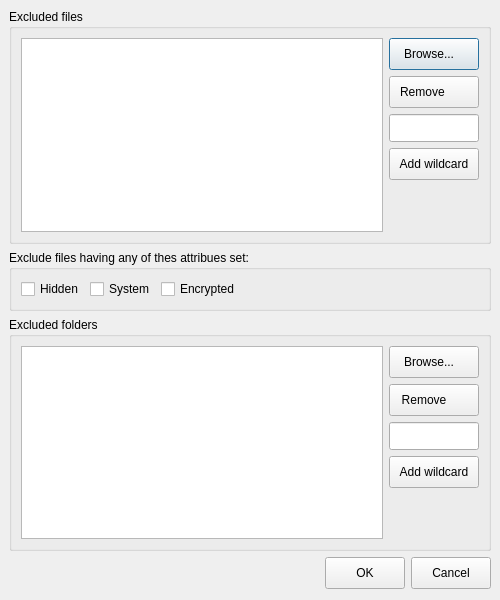
<?xml version="1.0" encoding="UTF-8"?>
<ui version="4.0">
 <class>DlgExclude</class>
 <widget class="QDialog" name="DlgExclude">
  <property name="geometry">
   <rect>
    <x>0</x>
    <y>0</y>
    <width>500</width>
    <height>600</height>
   </rect>
  </property>
  <property name="minimumSize">
   <size>
    <width>500</width>
    <height>600</height>
   </size>
  </property>
  <property name="windowTitle">
   <string>Excluded items</string>
  </property>
  <property name="windowIcon">
   <iconset>
    <normalon>:/img/UI/rsc/exclude.png</normalon>
   </iconset>
  </property>
  <property name="styleSheet">
   <string notr="true">font: 10pt &quot;Segoe UI Symbol&quot;;</string>
  </property>
  <layout class="QVBoxLayout" name="verticalLayout_3">
   <property name="leftMargin">
    <number>9</number>
   </property>
   <property name="topMargin">
    <number>9</number>
   </property>
   <property name="rightMargin">
    <number>9</number>
   </property>
   <item>
    <widget class="QGroupBox" name="groupBox">
     <property name="title">
      <string>Excluded files</string>
     </property>
     <layout class="QHBoxLayout" name="horizontalLayout" stretch="10,1">
      <item>
       <widget class="QListWidget" name="excludedFilesControl"/>
      </item>
      <item>
       <layout class="QVBoxLayout" name="verticalLayout">
        <item>
         <widget class="QPushButton" name="btnBrowseFile">
          <property name="minimumSize">
           <size>
            <width>90</width>
            <height>32</height>
           </size>
          </property>
          <property name="text">
           <string>Browse...   </string>
          </property>
          <property name="icon">
           <iconset>
            <normalon>:/img/UI/rsc/browse.png</normalon>
           </iconset>
          </property>
         </widget>
        </item>
        <item>
         <widget class="QPushButton" name="btnRemoveFile">
          <property name="minimumSize">
           <size>
            <width>0</width>
            <height>32</height>
           </size>
          </property>
          <property name="text">
           <string>Remove       </string>
          </property>
          <property name="icon">
           <iconset>
            <normalon>:/img/UI/rsc/cancel.png</normalon>
           </iconset>
          </property>
         </widget>
        </item>
        <item>
         <widget class="QLineEdit" name="txtFile">
          <property name="minimumSize">
           <size>
            <width>0</width>
            <height>28</height>
           </size>
          </property>
          <property name="maximumSize">
           <size>
            <width>16777215</width>
            <height>16777215</height>
           </size>
          </property>
         </widget>
        </item>
        <item>
         <widget class="QPushButton" name="btnFileWild">
          <property name="minimumSize">
           <size>
            <width>0</width>
            <height>32</height>
           </size>
          </property>
          <property name="text">
           <string>Add wildcard</string>
          </property>
          <property name="icon">
           <iconset>
            <normalon>:/img/UI/rsc/wildcard.png</normalon>
           </iconset>
          </property>
         </widget>
        </item>
        <item>
         <spacer name="verticalSpacer">
          <property name="orientation">
           <enum>Qt::Vertical</enum>
          </property>
          <property name="sizeHint" stdset="0">
           <size>
            <width>20</width>
            <height>40</height>
           </size>
          </property>
         </spacer>
        </item>
       </layout>
      </item>
     </layout>
    </widget>
   </item>
   <item>
    <widget class="QGroupBox" name="groupBox_2">
     <property name="minimumSize">
      <size>
       <width>0</width>
       <height>0</height>
      </size>
     </property>
     <property name="title">
      <string>Exclude files having any of thes attribues set:</string>
     </property>
     <layout class="QHBoxLayout" name="horizontalLayout_4">
      <item>
       <widget class="QCheckBox" name="chkH">
        <property name="text">
         <string>Hidden</string>
        </property>
       </widget>
      </item>
      <item>
       <widget class="QCheckBox" name="chkS">
        <property name="text">
         <string>System</string>
        </property>
       </widget>
      </item>
      <item>
       <widget class="QCheckBox" name="chkE">
        <property name="text">
         <string>Encrypted</string>
        </property>
       </widget>
      </item>
      <item>
       <spacer name="horizontalSpacer_2">
        <property name="orientation">
         <enum>Qt::Horizontal</enum>
        </property>
        <property name="sizeHint" stdset="0">
         <size>
          <width>232</width>
          <height>20</height>
         </size>
        </property>
       </spacer>
      </item>
     </layout>
    </widget>
   </item>
   <item>
    <widget class="QGroupBox" name="groupBox_3">
     <property name="title">
      <string>Excluded folders</string>
     </property>
     <layout class="QHBoxLayout" name="horizontalLayout_2" stretch="10,1">
      <item>
       <widget class="QListWidget" name="excludedFoldersControl"/>
      </item>
      <item>
       <layout class="QVBoxLayout" name="verticalLayout_2">
        <item>
         <widget class="QPushButton" name="btnBrowseFolder">
          <property name="minimumSize">
           <size>
            <width>90</width>
            <height>32</height>
           </size>
          </property>
          <property name="text">
           <string>Browse...   </string>
          </property>
          <property name="icon">
           <iconset>
            <normalon>:/img/UI/rsc/browse.png</normalon>
           </iconset>
          </property>
         </widget>
        </item>
        <item>
         <widget class="QPushButton" name="btnRemoveFolder">
          <property name="minimumSize">
           <size>
            <width>0</width>
            <height>32</height>
           </size>
          </property>
          <property name="text">
           <string>Remove      </string>
          </property>
          <property name="icon">
           <iconset>
            <normalon>:/img/UI/rsc/cancel.png</normalon>
           </iconset>
          </property>
         </widget>
        </item>
        <item>
         <widget class="QLineEdit" name="txtFolder">
          <property name="minimumSize">
           <size>
            <width>0</width>
            <height>28</height>
           </size>
          </property>
          <property name="maximumSize">
           <size>
            <width>16777215</width>
            <height>16777215</height>
           </size>
          </property>
         </widget>
        </item>
        <item>
         <widget class="QPushButton" name="btnFolderWild">
          <property name="minimumSize">
           <size>
            <width>0</width>
            <height>32</height>
           </size>
          </property>
          <property name="text">
           <string>Add wildcard</string>
          </property>
          <property name="icon">
           <iconset>
            <normalon>:/img/UI/rsc/wildcard.png</normalon>
           </iconset>
          </property>
         </widget>
        </item>
        <item>
         <spacer name="verticalSpacer_2">
          <property name="orientation">
           <enum>Qt::Vertical</enum>
          </property>
          <property name="sizeHint" stdset="0">
           <size>
            <width>20</width>
            <height>40</height>
           </size>
          </property>
         </spacer>
        </item>
       </layout>
      </item>
     </layout>
    </widget>
   </item>
   <item>
    <layout class="QHBoxLayout" name="horizontalLayout_3">
     <item>
      <spacer name="horizontalSpacer">
       <property name="orientation">
        <enum>Qt::Horizontal</enum>
       </property>
       <property name="sizeHint" stdset="0">
        <size>
         <width>40</width>
         <height>20</height>
        </size>
       </property>
      </spacer>
     </item>
     <item>
      <widget class="QPushButton" name="btnOK">
       <property name="minimumSize">
        <size>
         <width>0</width>
         <height>32</height>
        </size>
       </property>
       <property name="text">
        <string>OK</string>
       </property>
      </widget>
     </item>
     <item>
      <widget class="QPushButton" name="btnCancel">
       <property name="minimumSize">
        <size>
         <width>0</width>
         <height>32</height>
        </size>
       </property>
       <property name="text">
        <string>Cancel</string>
       </property>
      </widget>
     </item>
    </layout>
   </item>
  </layout>
 </widget>
 <resources>
  <include location="../rsc.qrc"/>
 </resources>
 <connections/>
</ui>
